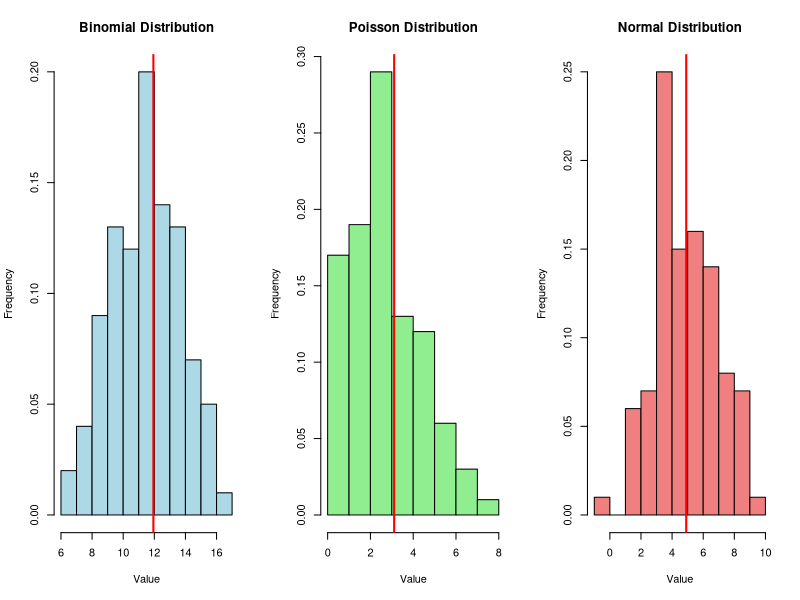

The R script that drew this image:
# Lab 10: Derive MLEs for Binomial, Poisson, and Normal Distributions

# Binomial MLE
n_binom <- 20          # Number of trials
p_true <- 0.6          # True success probability
data_binom <- rbinom(100, size = n_binom, prob = p_true)  # Generate 100 Binomial observations
p_mle <- mean(data_binom) / n_binom  # MLE of p = sample mean / n

# Poisson MLE
lambda_true <- 3       # True Poisson parameter
data_pois <- rpois(100, lambda = lambda_true)  # Generate 100 Poisson observations
lambda_mle <- mean(data_pois)  # MLE of lambda = sample mean

# Normal MLE
mu_true <- 5           # True population mean
sigma_true <- 2        # True population standard deviation
data_norm <- rnorm(100, mean = mu_true, sd = sigma_true)  # Generate 100 Normal observations
mu_mle <- mean(data_norm)  # MLE of mu = sample mean
sigma_mle <- sqrt(mean((data_norm - mu_mle)^2))  # MLE of sigma using denominator n

# Output
print(paste("Binomial MLE for p:", p_mle))  # Display estimated p
print(paste("Poisson MLE for lambda:", lambda_mle))  # Display estimated lambda
print(paste("Normal MLE for mu:", mu_mle))  # Display estimated mu
print(paste("Normal MLE for sigma:", sigma_mle))  # Display estimated sigma

# Graphical Output
par(mfrow = c(1, 3))  # Display three plots side by side

# Binomial Histogram
hist(data_binom,
     breaks = 10,                    # Number of histogram intervals
     col = "lightblue",              # Histogram color
     main = "Binomial Distribution", # Graph title
     xlab = "Value",                 # X-axis label
     ylab = "Frequency",             # Y-axis label
     probability = TRUE)             # Show probability scale

abline(v = mean(data_binom), col = "red", lwd = 2)  # Add MLE line


# Poisson Histogram
hist(data_pois,
     breaks = 10,                   # Number of histogram intervals
     col = "lightgreen",             # Histogram color
     main = "Poisson Distribution",  # Graph title
     xlab = "Value",                # X-axis label
     ylab = "Frequency",             # Y-axis label
     probability = TRUE)             # Show probability scale

abline(v = lambda_mle, col = "red", lwd = 2)  # Add MLE line


# Normal Histogram
hist(data_norm,
     breaks = 10,                  # Number of histogram intervals
     col = "lightcoral",            # Histogram color
     main = "Normal Distribution",  # Graph title
     xlab = "Value",                # X-axis label
     ylab = "Frequency",             # Y-axis label
     probability = TRUE)             # Show probability scale

abline(v = mu_mle, col = "red", lwd = 2)  # Add MLE line







# -------lab--------
# Name of the experiment: MLE for Binomial, Poisson and Normal Distribution.

#  Theory:\
#  • Binomial MLE : p̂ = Σx/N\
#  • Poisson MLE : λ̂ = Σx/N\
#  • Normal MLE : μ̂ = Σx/N , σ̂ = √(Σ(x-x̄)²/N)

#  Objective:\
#  Estimate parameters using maximum likelihood estimation (MLE)

#  Pseudocode:

#  1. Generate Binomial, Poisson and Normal data.
# 2. Compute MLE estimates for p, λ, μ, σ
# 3. Print results.
